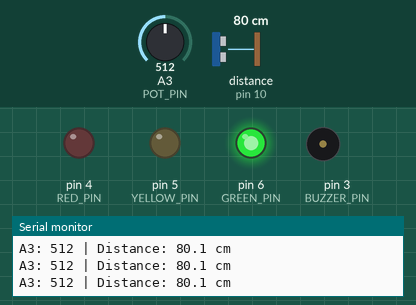
This sketch was run on a simulated Arduino Uno, built with avr-gcc and run on an emulated ATmega328P. Shown: output pins drawn as LEDs (lit = HIGH), buzzer (waves = sounding, pin HIGH), the last lines printed to the serial monitor. Wiring (inferred from the names in the program): ultrasonic range finder: trigger pin 11; echo pin 10. The test bench sets the inputs (shaded band); at power-on: distance to the obstacle (sensor on pin 10) 80 cm, A3 (POT_PIN) = 512. The echo pulse lasts 58.3 µs per cm; pins used as bus, display or sensor lines are not drawn.

Above: at 1.2 s.
1.3 s: distance to the obstacle (sensor on pin 10) set to 9 cm
At 1.49 s:
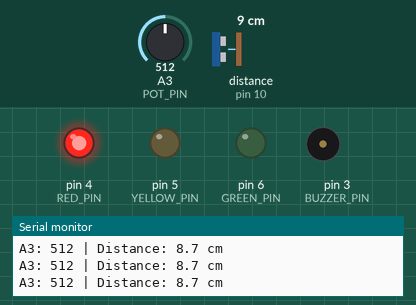
4.3 s: A3 (POT_PIN) set to 716
7.3 s: distance to the obstacle (sensor on pin 10) set to 18 cm
At 7.9 s:
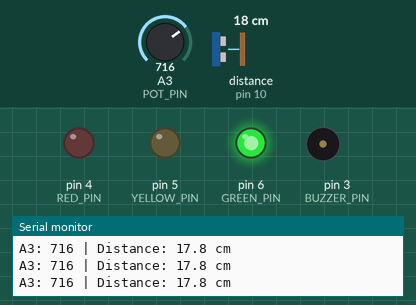
10.3 s: distance to the obstacle (sensor on pin 10) set to 15 cm
At 10.7 s:
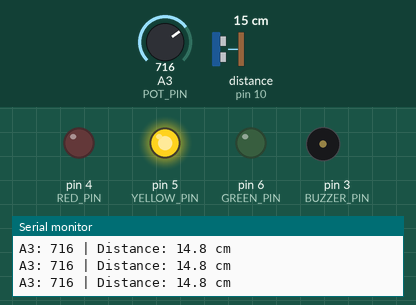
13.3 s: A3 (POT_PIN) set to 306
At 14.38 s:
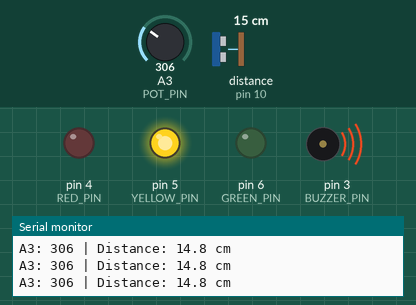
16.3 s: distance to the obstacle (sensor on pin 10) set to 2 cm
At 17.1 s:
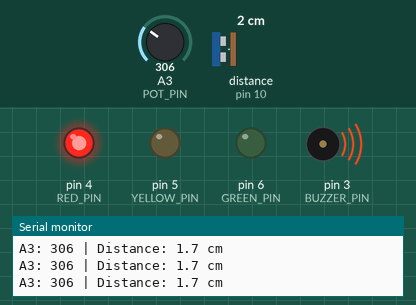
Timing chart, 0 to 18.8 s (numbered marks = the images above; inputs shaded):
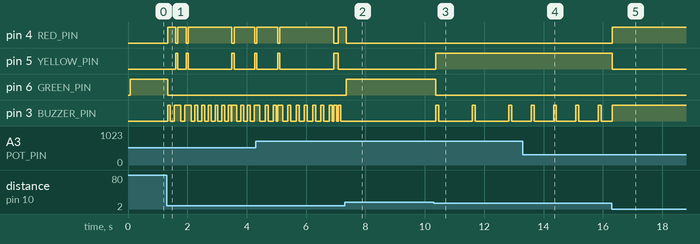

Measured:
- the behaviour switches between 18 and 17 cm on distance to the obstacle (sensor on pin 10) (found by bisection; images 2 and 3)
- after the input at 1.3 s, pin 5 (YELLOW_PIN): goes HIGH 0.07 s, LOW 0.28 s, HIGH 0.07 s, LOW 1.5 s, HIGH 0.07 s, LOW 0.70 s, then HIGH, starting after 0.31 s; pin 6 (GREEN_PIN): HIGH → LOW at once; pin 3 (BUZZER_PIN): LOW → HIGH at once, → LOW 0.10 s later, → HIGH 0.13 s later, → LOW 0.23 s later, … (25 changes in this stretch)
- after the input at 7.3 s, pin 5 (YELLOW_PIN): stays LOW (without the input it goes to HIGH after 0.48 s); pin 6 (GREEN_PIN): LOW → HIGH after 0.06 s; pin 3 (BUZZER_PIN): stops changing and stays LOW
- after the input at 10.3 s, pin 5 (YELLOW_PIN): LOW → HIGH after 0.07 s; pin 6 (GREEN_PIN): HIGH → LOW after 0.07 s; pin 3 (BUZZER_PIN): alternates HIGH for 0.10 s and LOW for 1.1 s, starting after 0.07 s
- after the input at 13.3 s, pin 3 (BUZZER_PIN): alternates HIGH for 0.10 s and LOW for 0.65 s, starting after 0.28 s
- after the input at 16.3 s, pin 4 (RED_PIN): LOW → HIGH at once; pin 5 (YELLOW_PIN): HIGH → LOW at once

The sketch:

parking_sensor.ino
```cpp
// Parking sensor: HC-SR04, three LEDs, and a two-pin ACTIVE buzzer.
// Each LED: Arduino pin -> 1 kOhm resistor -> anode; cathode -> GND.
// Sensor: VCC -> 5V, GND -> GND, TRIG -> D11, ECHO -> D10.
// Buzzer: + -> D3, - -> GND. No display or extra libraries required.
// Potentiometer: middle/wiper -> A3; outer terminals -> 5V and GND.
// Adjusts beep speed for the active buzzer; does not change pitch.

const int TRIG_PIN = 11;
const int ECHO_PIN = 10;
const int BUZZER_PIN = 3;
const int GREEN_PIN = 6;
const int YELLOW_PIN = 5;
const int RED_PIN = 4;
const int POT_PIN = A3;

const float WARNING_CM = 17.0;
const float MEDIUM_CM = 13.0;
const float FAST_CM = 9.0;
const float STOP_CM = 5.0;

const unsigned long MEASURE_INTERVAL_MS = 70;
const unsigned long BEEP_DURATION_MS = 100;

float distanceCm = -1;
int potValue = 0;
unsigned long lastMeasureTime = 0;
unsigned long beepStartTime = 0;
bool buzzerOn = false;
int previousLevel = -2;

float readDistanceCm() {
  digitalWrite(TRIG_PIN, LOW);
  delayMicroseconds(2);
  digitalWrite(TRIG_PIN, HIGH);
  delayMicroseconds(10);
  digitalWrite(TRIG_PIN, LOW);

  unsigned long duration = pulseIn(ECHO_PIN, HIGH, 25000UL);
  if (duration == 0) return -1; // No echo: reading unavailable.
  return duration / 58.0;
}

void updateOutputs() {
  unsigned long now = millis();
  int level;

  if (distanceCm < 0) level = -1;
  else if (distanceCm > WARNING_CM) level = 0;
  else if (distanceCm > MEDIUM_CM) level = 1;
  else if (distanceCm > FAST_CM) level = 2;
  else if (distanceCm > STOP_CM) level = 3;
  else level = 4;

  // Far (>17 cm): green; middle (>9 to 17 cm): yellow; close (<=9 cm): red.
  // No echo turns all three off.
  digitalWrite(GREEN_PIN, level == 0 ? HIGH : LOW);
  digitalWrite(YELLOW_PIN, (level == 1 || level == 2) ? HIGH : LOW);
  digitalWrite(RED_PIN, level >= 3 ? HIGH : LOW);

  // Start a fresh beep immediately whenever the warning level changes.
  if (level != previousLevel) {
    previousLevel = level;
    beepStartTime = now;
    buzzerOn = level > 0;
    digitalWrite(BUZZER_PIN, buzzerOn ? HIGH : LOW);
  }

  if (level <= 0) {
    digitalWrite(BUZZER_PIN, LOW);
    buzzerOn = false;
    return;
  }
  if (level == 4) {
    digitalWrite(BUZZER_PIN, HIGH); // Continuous sound at <= 5 cm.
    return;
  }

  // Time between the starts of successive beeps.
  unsigned long interval = (level == 1) ? 800UL :
                           (level == 2) ? 400UL : 180UL;

  // Scale the interval from 50% (faster) to 200% (slower).
  // A reading near 0 is faster; a reading near 1023 is slower.
  unsigned long speedPercent = map(potValue, 0, 1023, 50, 200);
  interval = interval * speedPercent / 100UL;
  // Keep an audible gap after each 100 ms beep.
  if (interval < 150UL) interval = 150UL;

  if (buzzerOn && now - beepStartTime >= BEEP_DURATION_MS) {
    buzzerOn = false;
    digitalWrite(BUZZER_PIN, LOW);
  }
  if (!buzzerOn && now - beepStartTime >= interval) {
    beepStartTime = now;
    buzzerOn = true;
    digitalWrite(BUZZER_PIN, HIGH);
  }
}

void setup() {
  pinMode(TRIG_PIN, OUTPUT);
  pinMode(ECHO_PIN, INPUT);
  pinMode(BUZZER_PIN, OUTPUT);
  pinMode(GREEN_PIN, OUTPUT);
  pinMode(YELLOW_PIN, OUTPUT);
  pinMode(RED_PIN, OUTPUT);
  pinMode(POT_PIN, INPUT);

  digitalWrite(TRIG_PIN, LOW);
  digitalWrite(BUZZER_PIN, LOW);
  digitalWrite(GREEN_PIN, LOW);
  digitalWrite(YELLOW_PIN, LOW);
  digitalWrite(RED_PIN, LOW);
  Serial.begin(9600);
}

void loop() {
  unsigned long now = millis();
  if (now - lastMeasureTime >= MEASURE_INTERVAL_MS) {
    lastMeasureTime = now;
    potValue = analogRead(POT_PIN);
    distanceCm = readDistanceCm();
    Serial.print("A3: ");
    Serial.print(potValue);
    Serial.print(" | ");
    if (distanceCm < 0) {
      Serial.println("No echo");
    } else {
      Serial.print("Distance: ");
      Serial.print(distanceCm, 1);
      Serial.println(" cm");
    }
  }
  updateOutputs();
}
```
